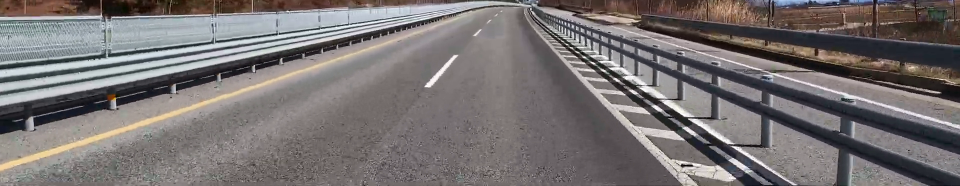
#> input picture surface/D12028.png, 1920 x 372 px, given in place of the camera (shown at 1/2 size)
$ python get_road_img.py
#> lines starting #> are read from the running program, lines starting #| are printed output that depends on the picture
import cv2 as cv
import numpy as np
import os
import sys
import argparse
import datetime

def read_data_from_file(filename):
    data_dict = {}
    with open(filename, "r") as file:
        for line in file:
            key, values_str = line.strip().split("=")
            values = list(map(float, values_str.split(',')))
            data_dict[key] = values

    return data_dict


def capture_and_save_bitmap_image():
    camera = cv.VideoCapture(0)  # 0=기본 카메라. 여러 카메라가 연결되어 있는 경우 다른 번호 할당 가능

    if not camera.isOpened():
        print("카메라를 열 수 없습니다.")
        sys.exit(1)

    # 카메라로부터 영상 읽기
    ret, frame = camera.read()
#> frame is the input picture: shape (372, 1920, 3); mean B, G, R 113.9, 113.9, 119.1

    if not ret:
        print("영상을 읽을 수 없습니다.")
        camera.release()
        sys.exit(1)
    camera.release()

    return frame


if __name__ == "__main__":
    parser = argparse.ArgumentParser()
    parser.add_argument('-a', '--all_type_save', action='store_true', default=False) #두 형식 모두 저장
    parser.add_argument('-b', '--bmp_type_save', action='store_true', default=False) #비트맵 형식 저장
    parser.add_argument('-p', '--png_type_save', action='store_true', default=False) #png 형식 저장

    parser.add_argument('-path', '--result_path', nargs=1, type=str, help='저장경로 지정')

    try:
        args = parser.parse_args() #명령줄 입력을 인자로 변환
    except argparse.ArgumentError as e:
        print(f"Error: {e}")
        sys.exit(1)


    img = capture_and_save_bitmap_image()
    width, height = img.shape[:2]
#> width = 372; height = 1920

    if getattr(sys, 'frozen', False):
        #실행파일로 실행한 경우, 실행파일을 보관한 디렉토리의 full path를 취득
        file_path = (os.path.dirname(os.path.abspath(sys.executable)) +'/resource/cam_config.txt')
    else:
        file_path = (os.path.dirname(os.path.abspath(__file__)) + '/resource/cam_config.txt')
    config = read_data_from_file(file_path)
#> (reads system/resource/cam_config.txt from the repository)

    scr = np.zeros([4, 2], dtype=np.float32)
    scr[0] = np.array(config['left_top'])
    scr[1] = np.array(config['right_top'])
    scr[2] = np.array(config['left_bottom'])
    scr[3] = np.array(config['right_bottom'])
    dst = np.float32([[0, 0], [width, 0], [0, height], [width, height]])

    #퍼스펙티브 변환 행렬 생성
    m = cv.getPerspectiveTransform(scr, dst)

    #퍼스펙티브 변환,리사이즈 적용
    img_result = cv.warpPerspective(img, m, (width, height))
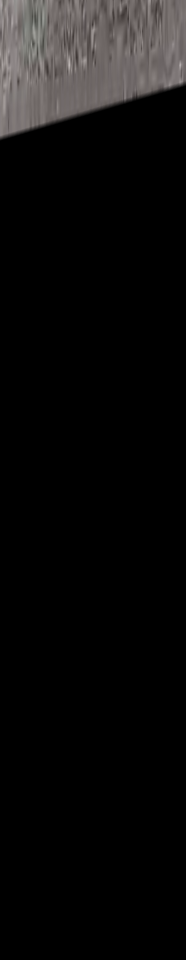
#> img_result: shape (1920, 372, 3) (shown at 1/2 size); mean B, G, R 12.4, 12.6, 13.3
    img_result = cv.resize(img_result, dsize=(400, 400), interpolation=cv.INTER_AREA)
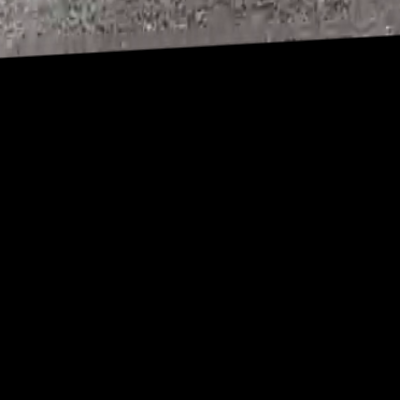
#> img_result: shape (400, 400, 3); mean B, G, R 12.5, 12.7, 13.4


    # 영상 저장
    times = str(datetime.datetime.now().strftime('%Y%m%d%H%M%S.%f'))
    if args.all_type_save:
        if args.result_path:
            try:
                cv.imwrite(f'{args.result_path[0]}/{times}.png', img_result)
                cv.imwrite(f'{args.result_path[0]}/{times}.bmp', img_result)
                print(f"영상이 {args.result_path[0]} 위치에 png, bmp 형식으로 저장되었습니다.")
            except:
                print('저장 실패')
                sys.exit(1)
            sys.exit(0)
        else:
            try:
                cv.imwrite(f'{times}.png', img_result)
                cv.imwrite(f'{times}.bmp', img_result)
                print("영상이 png, bmp 형식으로 저장되었습니다.")
            except:
                print('저장 실패')
                sys.exit(1)
            sys.exit(0)

    if args.bmp_type_save:
        if args.result_path:
            try:
                cv.imwrite(f'{args.result_path[0]}/{times}.bmp', img_result)
                print(f"영상이 {args.result_path[0]} 위치에 bmp 형식으로 저장되었습니다.")
            except:
                print('저장 실패')
                sys.exit(1)
            sys.exit(0)
        else:
            try:
                cv.imwrite(f'{times}.bmp', img_result)
                print("영상이 bmp 형식으로 저장되었습니다.")
            except:
                print('저장 실패')
                sys.exit(1)
            sys.exit(0)

    if args.png_type_save:
        if args.result_path:
            try:
                cv.imwrite(f'{args.result_path[0]}/{times}.png', img_result)
                print(f"영상이 {args.result_path[0]} 위치에 png 형식으로 저장되었습니다.")
            except:
                print('저장 실패')
                sys.exit(1)
            sys.exit(0)
        else:
            try:
                cv.imwrite(f'{times}.png', img_result)
                print("영상이 png 형식으로 저장되었습니다.")
            except:
                print('저장 실패')
                sys.exit(1)
            sys.exit(0)

    parser.print_help()
    sys.exit(0)
#> (the program exits here)
